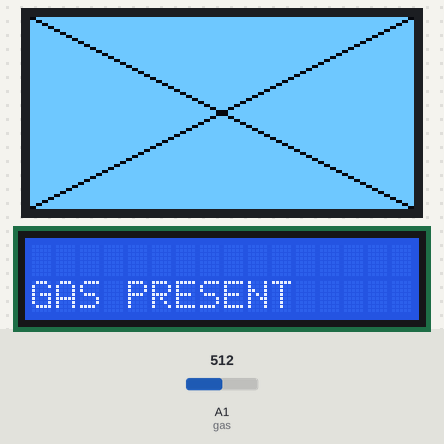
A sketch run on a simulated Arduino Uno, built with avr-gcc and run on an emulated ATmega328P. On the bench: 128×64 one-colour display, 16×2 character LCD. Inputs (shaded band) come from the test bench; at power-on: A1 (gas) = 512. What the sketch prints to the serial monitor is not drawn.

Above: at 1.3 s.
1.4 s: A1 (gas) set to 52
5.6 s: A1 (gas) set to 42
At 7.4 s:
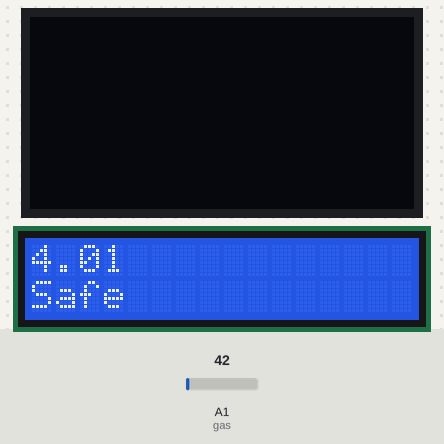
8.0 s: A1 (gas) set to 122
At 9.6 s:
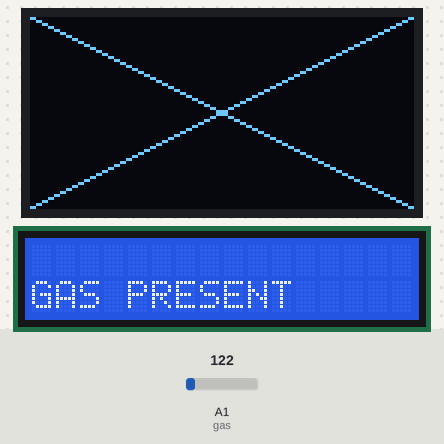
Timing chart, 0 to 11.1 s (numbered marks = the images above; inputs shaded):
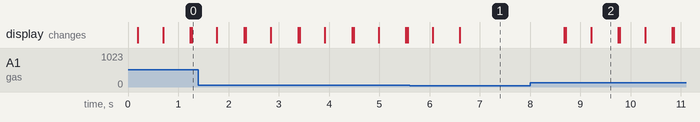

Measured:
- the behaviour switches between 47 and 46 on A1 (gas) (found by bisection; images 0 and 1)
- after the input at 5.6 s, the display: first differs from a run without the input after 1.0 s (image 1)
- after the input at 8.0 s, the display: first changes after 0.68 s (image 2 shows a later state)
- what the display in image 2 shows lasts 0.6 s, from 9.2 s to 9.8 s

The sketch:

Gas_sensor.ino
```cpp
#include <math.h>
#include <SPI.h>
#include <Wire.h>
#include <Adafruit_GFX.h>
#include <Adafruit_SSD1306.h>
#include <LiquidCrystal_I2C.h>

const int gas = A1;
const float RL = 1.0;
const float Ro = 2.5;
const float a = 574.25;
const float b = -2.222;

#define SCREEN_WIDTH 128 // width
#define SCREEN_HEIGHT 64 // height

Adafruit_SSD1306 display(SCREEN_WIDTH, SCREEN_HEIGHT, &Wire, -1);
LiquidCrystal_I2C lcd(0x27, 16, 2);

void setup() {
  if (!display.begin(SSD1306_SWITCHCAPVCC, 0x3C)) {
    Serial.begin(9600);
    Serial.println("Double check wiring to OLED display, Arduino can't see it");
    for(;;);
  }
  Serial.begin(9600);
  Serial.println("Warming up"); //needs to get to like 400 celsius

  lcd.init();
  lcd.backlight();
  lcd.clear();

  display.clearDisplay();
  display.display();
}

void loop() {
  float rawValue = analogRead(gas);

  float voltage = (rawValue / 1023.0) * 5.0;

  float Rs = RL * ((1023.0 - rawValue) / rawValue); //sensor resistance which can be derived from ohm's law

  float Rt = Rs / Ro;

  float ppm = a * pow(Rt, b); //derived using basic algebra from a previously defined and solved for equation by other researchers where most of these values came from

  lcd.setCursor(0, 0);

  if (ppm < 5) {
    lcd.clear();
    lcd.print(ppm);
    lcd.setCursor(0, 1);
    lcd.print("Safe");
    display.clearDisplay();
    display.display();
    delay(500);
  }
  else{
    lcd.clear();
    display.clearDisplay();
    lcd.setCursor(0, 1);
    lcd.print("GAS PRESENT");
    display.display();
    display.invertDisplay(true);
    display.drawLine(display.width()-1, display.height()-1, 0, 0, SSD1306_WHITE);
    display.drawLine(display.width()-1, 0, 0, display.height()-1, SSD1306_WHITE);
    display.display();
    delay(500);
  }
  display.invertDisplay(false);
  delay(500);
}
```
